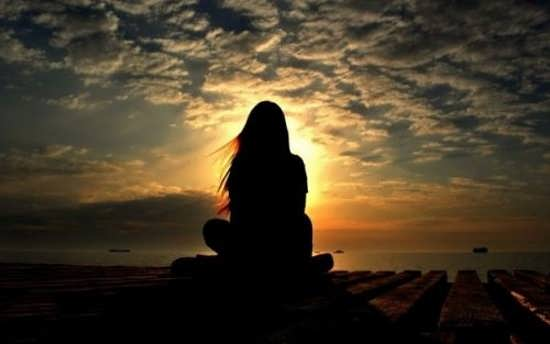
#> input picture pic.jpg, 550 x 344 px
$ jupyter execute 'Pencil Sketch.ipynb'
#> lines starting #> are read from the running program, lines starting #| are printed output that depends on the picture
[cell 1]
import cv2
from matplotlib import pyplot as plt

[cell 2]
image = cv2.imread("pic.jpg")
#> image is the input picture: shape (344, 550, 3); mean B, G, R 39.8, 59.3, 71.4
cv2.imshow("ME", image)
cv2.waitKey(0)

[cell 3]
gray_image = cv2.cvtColor(image, cv2.COLOR_BGR2GRAY)
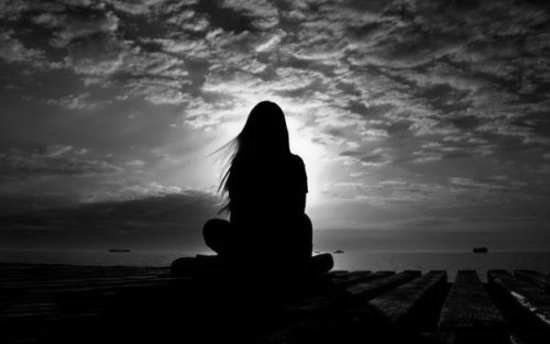
#> gray_image: shape (344, 550); min 0, max 253, mean 60.7
cv2.imshow("New ME", gray_image)
cv2.imwrite('pic2.jpg',gray_image)
cv2.waitKey(0)

[cell 4]
inverted_image = 255 - gray_image
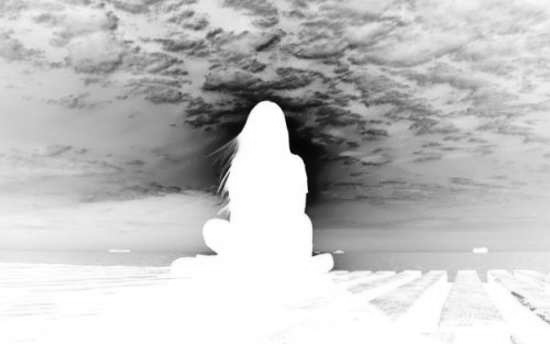
#> inverted_image: shape (344, 550); min 2, max 255, mean 194.3
cv2.imshow("Inverted", inverted_image)
cv2.imwrite('pic3.jpg',inverted_image)
cv2.waitKey()

[cell 5]
blurred = cv2.GaussianBlur(inverted_image, (21, 21), 0)
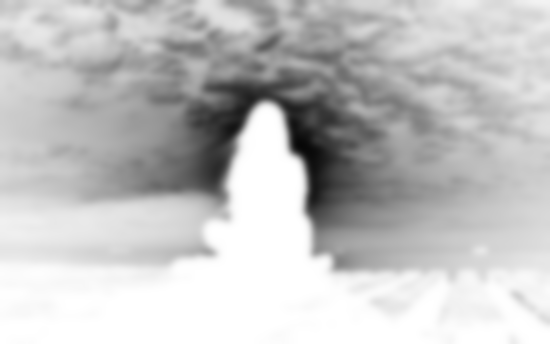
#> blurred: shape (344, 550); min 7, max 255, mean 194.3

[cell 6]
inverted_blurred = 255 - blurred
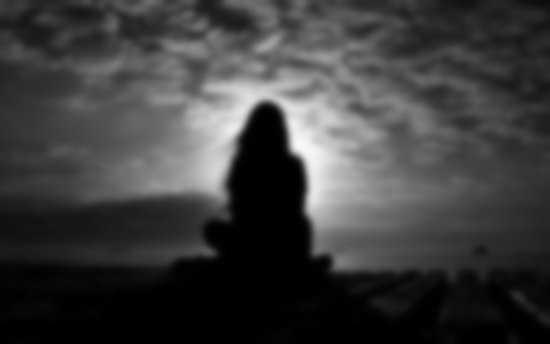
#> inverted_blurred: shape (344, 550); min 0, max 248, mean 60.7
pencil_sketch = cv2.divide(gray_image, inverted_blurred, scale=256.0)
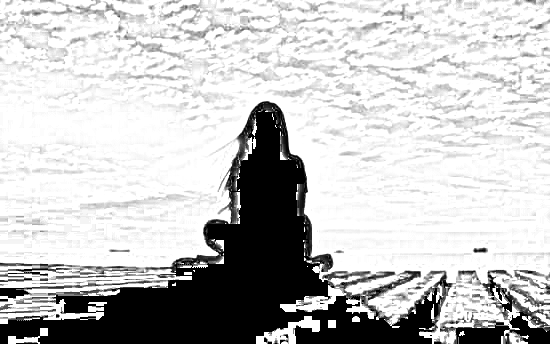
#> pencil_sketch: shape (344, 550); min 0, max 255, mean 195.5
cv2.imshow("Sketch", pencil_sketch)
cv2.imwrite('pic4.jpg',pencil_sketch)
cv2.waitKey(0)
